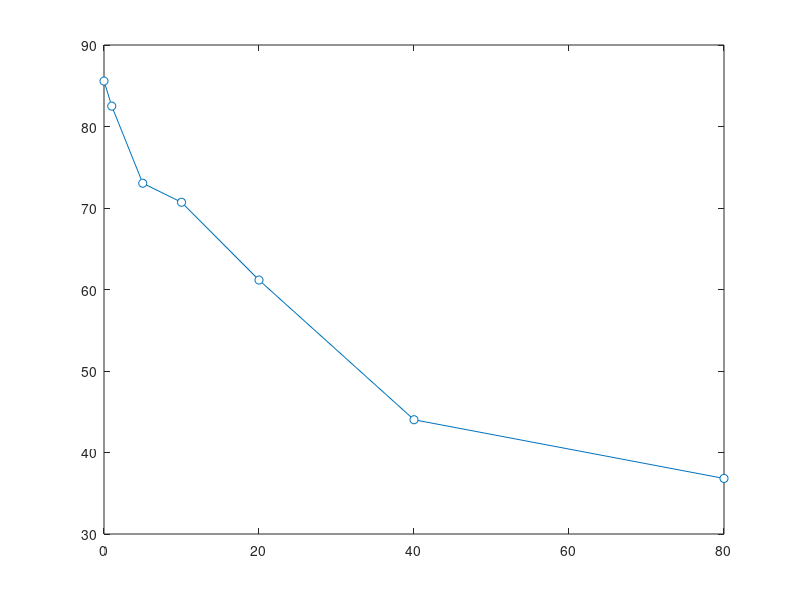

Here is the MATLAB script that generated this plot: (Note: this script raises an error after producing the figure.)
close all
clearvars

%% 10-30 deg
a = [-0.5862068965517224, -89.44723618090484;...
	-0.03448275862069039, 15.075376884421814;...
	13.068965517241363, -165.82914572864433;...
	13.206896551724125, 35.17587939698393;...
	26.448275862068936, -149.74874371859482;...
	26.448275862068936, 55.27638190954599;...
	39.68965517241375, -181.90954773869606;...
	39.68965517241375, 75.37688442210805;...
	53.20689655172407, -137.68844221105866;...
	51.68965517241372, 87.43718592964504;...
	65.20689655172407, -81.40703517588344;...
	65.0689655172413, 103.51758793969452;...
	78.86206896551714, -81.40703517588423;...
	78.3103448275861, 139.69849246230683];

x(:,1) = a(:,2);
x = reshape(x,2,7);
x = 100*abs(x(1,:))./(abs(x(1,:))+x(2,:));
P(:,1) = x;
dt = [0 1 5 10 20 40 80];

%%
figure(1)
clf
plot(dt,x,'o-','MarkerFaceColor','w')
hold on
nicegraph
ylim([0 100]);
xlim([-10 90]);
xlabel('SOA (ms)');
ylabel('P(single)');



%% 40-60 deg
a = [-0.03448275862069039, -69.34673366834181;...
0.6551724137930997, 15.075376884421985;...
13.206896551724071, -105.52763819095492;...
13.482758620689587, 87.4371859296482;...
26.448275862068833, -57.286432160804225;...
25.34482758620677, 91.45728643216069;...
39.82758620689635, -45.22613065326652;...
38.448275862068776, 91.45728643216069;...
52.517241379310086, -29.145728643216216;...
51.965517241379054, 155.7788944723618;...
66.72413793103414, -65.32663316582932;...
65.20689655172382, 127.63819095477379;...
78.9999999999996, -41.20603015075392;...
78.72413793103408, 167.8391959798995];

x = a(:,2);
x = reshape(x,2,7);
x = 100*abs(x(1,:))./(abs(x(1,:))+x(2,:));
P(:,2) = x;

dt = [0 1 5 10 20 40 80];

%%
figure(1)

plot(dt,x,'o-','MarkerFaceColor','w')
nicegraph
ylim([0 100]);
xlim([-10 90]);
xlabel('SOA (ms)');
ylabel('P(single)');

